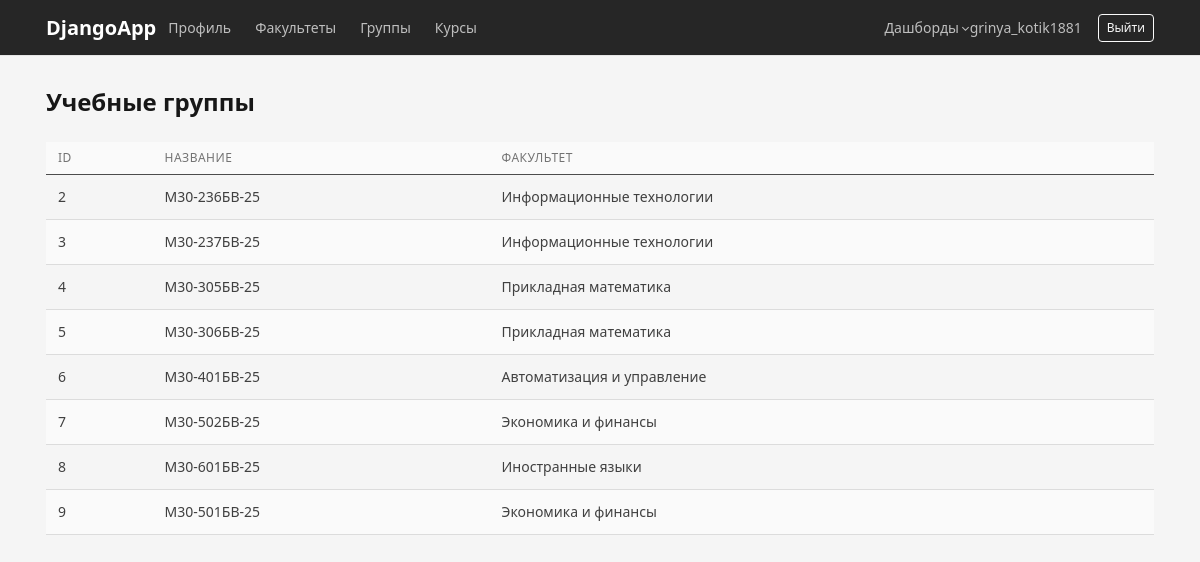
Screenshot of /groups/ (signed in) with the database file from the repository.
### accounts/models.py (models this page shows, shortened)
class AcademicGroup(models.Model):
    name = models.CharField(max_length=50)
    department = models.ForeignKey(
        Department,
        on_delete=models.CASCADE,
        related_name='groups'
    )

class Department(models.Model):
    name = models.CharField(max_length=200)

### accounts/views.py (the view)
@login_required
def academic_group_list(request):
    groups = AcademicGroup.objects.select_related('department').all()
    return render(
        request,
        'academic_group_list.html',
        {
            'groups': groups,
            'is_methodist': is_methodist(request.user),
        }
    )

### accounts/views.py (called while the page is built)
def is_methodist(user):
    return user.groups.filter(name='Методист').exists()

### templates/academic_group_list.html (shortened to what this page needs)
{% extends 'base.html' %}
{% block content %}
<div class="d-flex justify-content-between mb-3">
    <h1>Учебные группы</h1>
</div>
<table class="table table-striped">
    <thead class="table-dark">
        <tr>
            <th>ID</th>
            <th>Название</th>
            <th>Факультет</th>
        </tr>
    </thead>
    <tbody>
        {% for group in groups %}
        <tr>
            <td>{{ group.id }}</td>
            <td>{{ group.name }}</td>
            <td>{{ group.department.name }}</td>
        </tr>
        {% empty %}
        <tr>
            <td colspan="4" class="text-center">Групп пока нет.</td>
        </tr>
        {% endfor %}
    </tbody>
</table>
{% endblock %}

### templates/base.html (shortened to what this page needs)
{% load static %}
<!DOCTYPE html>
<html lang="ru">
<head>
    <link rel="stylesheet" href="{% static 'vendor/tabler/css/tabler.min.css' %}">
    <link rel="stylesheet" href="{% static 'css/style.css' %}">
</head>
<body>
<nav class="navbar navbar-expand-lg navbar-dark bg-dark">
    <div class="container">
        <a class="navbar-brand" href="/profile/">DjangoApp</a>
        <div class="navbar-nav me-auto">
            <a class="nav-link" href="/profile/">Профиль</a>
            <a class="nav-link" href="/departments/">Факультеты</a>
            <a class="nav-link" href="/groups/">Группы</a>
            <a class="nav-link" href="/courses/">Курсы</a>
        </div>
        <div class="nav-item dropdown">
    <a class="nav-link dropdown-toggle" href="#" data-bs-toggle="dropdown" role="button">
        Дашборды
    </a>
</div>
        {% if user.is_authenticated %}
            <span class="navbar-text me-3">{{ user.username }}</span>
            <form method="post" action="/accounts/logout/">
                <button class="btn btn-outline-light btn-sm" type="submit">
                    Выйти
                </button>
            </form>
        {% endif %}
    </div>
</nav>
<div class="container page-container">
    {% block content %}
    {% endblock %}
</div>
</body>
</html>

### static/css/style.css (style rules this page uses)
body { background-color: #f5f5f5; }
.page-container { margin-top: 30px; }

### rows the page displays
AcademicGroup: id "2", name "М30-236БВ-25", department.name "Информационные технологии"
AcademicGroup: id "3", name "М30-237БВ-25", department.name "Информационные технологии"
AcademicGroup: id "4", name "М30-305БВ-25", department.name "Прикладная математика"
AcademicGroup: id "5", name "М30-306БВ-25", department.name "Прикладная математика"
AcademicGroup: id "6", name "М30-401БВ-25", department.name "Автоматизация и управление"
AcademicGroup: id "7", name "М30-502БВ-25", department.name "Экономика и финансы"
AcademicGroup: id "8", name "М30-601БВ-25", department.name "Иностранные языки"
AcademicGroup: id "9", name "М30-501БВ-25", department.name "Экономика и финансы"

### other values shown
{{ user.username }} "grinya_kotik1881"
